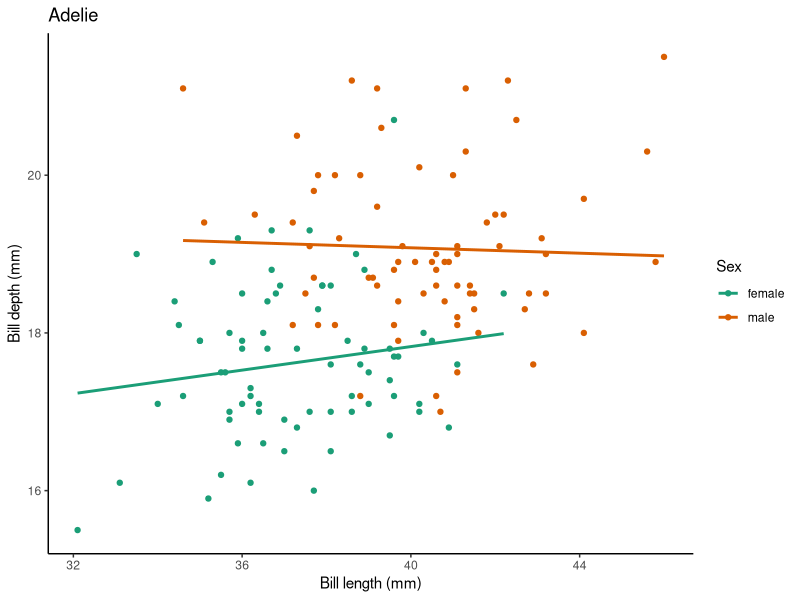
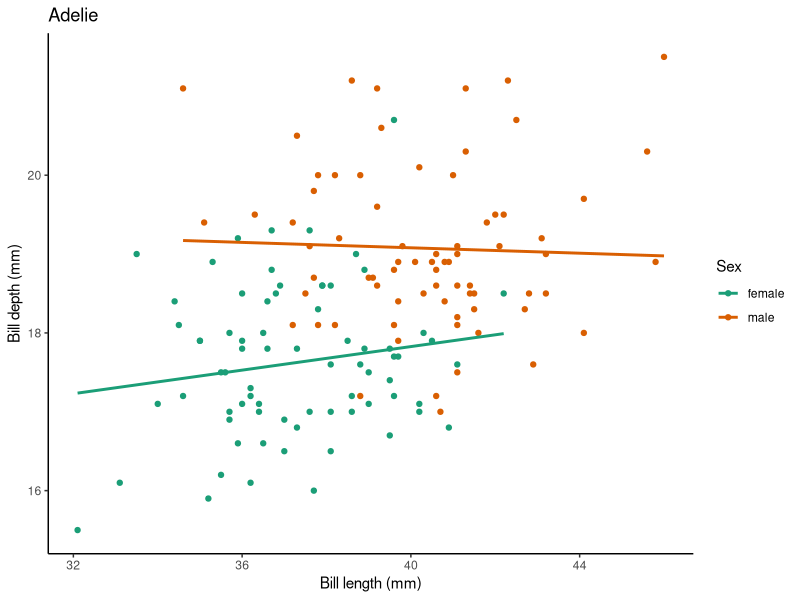
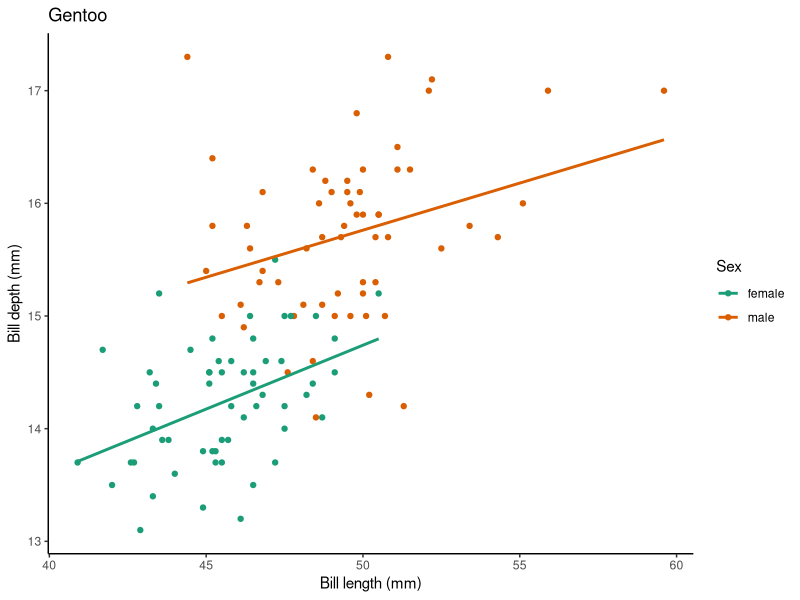
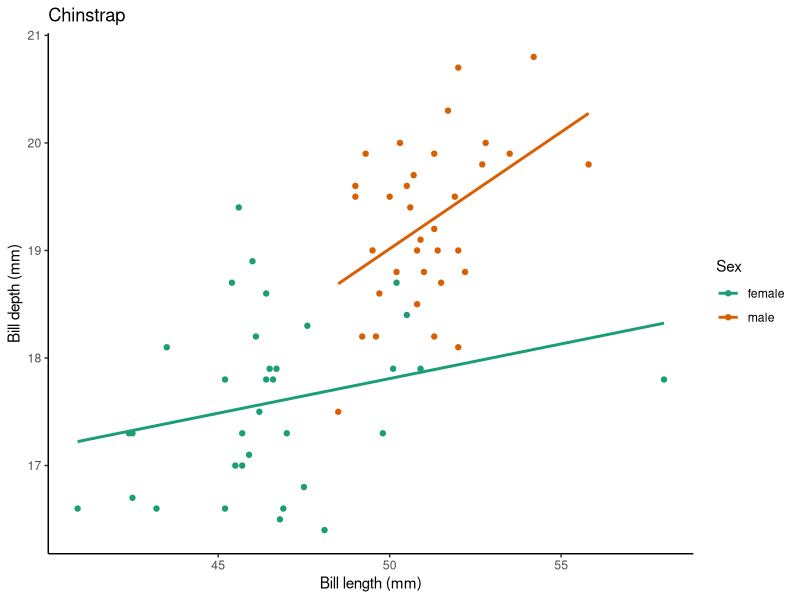
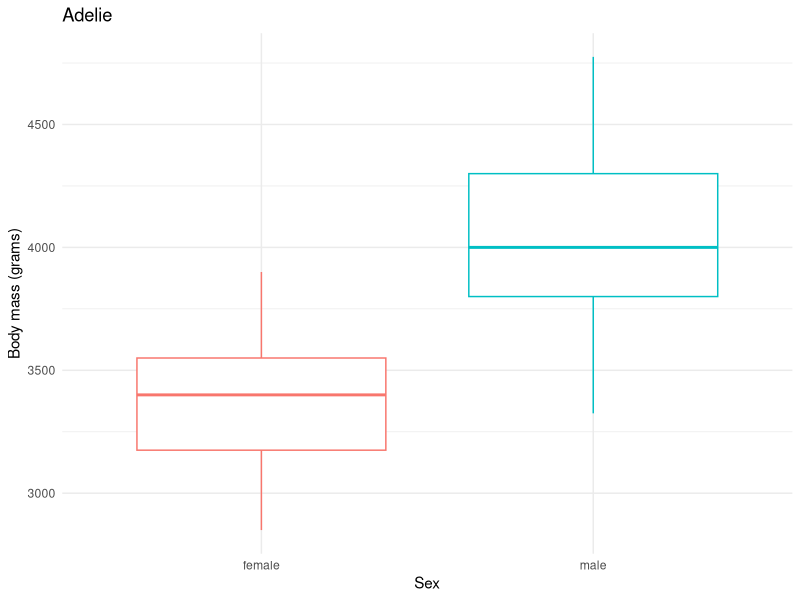
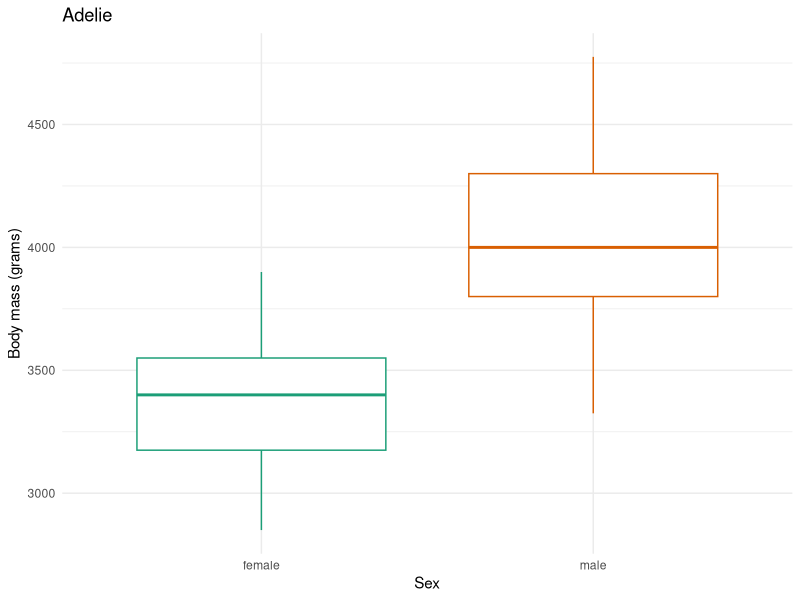
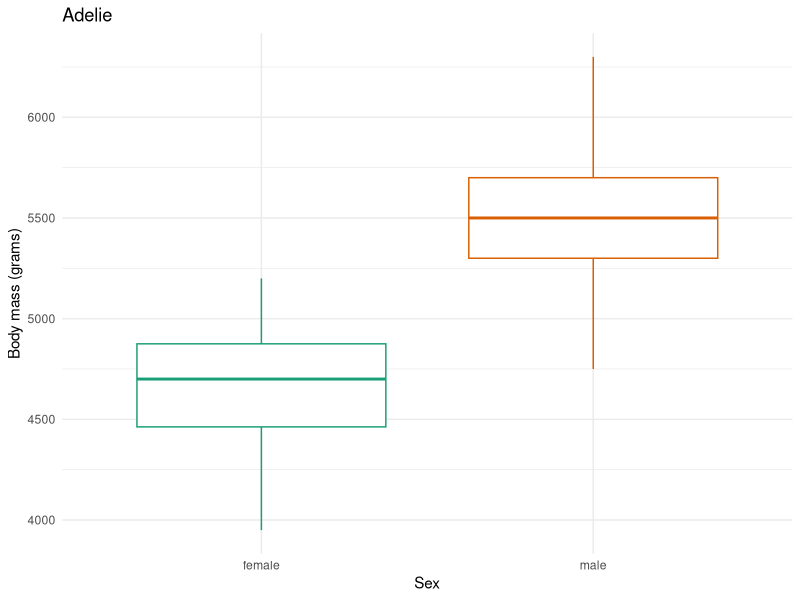
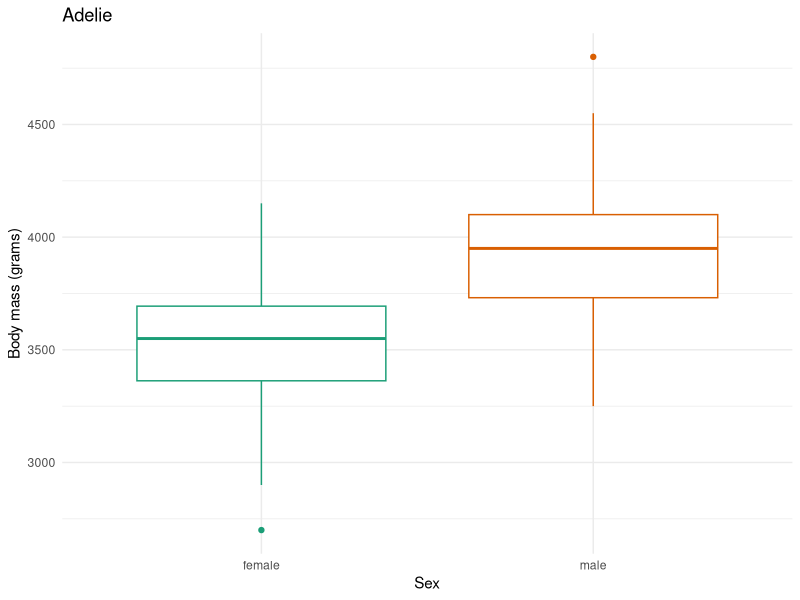

R code for these plots, in order:
## ---- chunk 1
library(tidyverse) # for wrangling and everything
library(palmerpenguins) # for penguins data
library(glue) # for easy pasting of names
## ---- chunk 2
for (some_value in 1:5) {
  print(some_value * 2)
}
## ---- chunk 3
# iteration 1
some_value <- 1
print(some_value * 2)

# iteration 2
some_value <- 2
print(some_value * 2)

# iteration 3
some_value <- 3
print(some_value * 2)

# iteration 4
some_value <- 4
print(some_value * 2)

# iteration 5
some_value <- 5
print(some_value * 2)
## ---- chunk 4
for (some_value in 1:5) {
  print(some_value * 2)
}
## ---- chunk 5
some_value
## ---- chunk 6
# multiply each element of the vector 1:5 by 2
1:5 * 2
## ---- chunk 7
# create a vector of the names of my special flowers
my_special_flowers <- c("dahlias", "roses", "ranunculus")

# use a for loop to print this message for each flower
for (flower in my_special_flowers) {
  print(glue("I really like {flower}"))
}
## ---- chunk 8
my_location <- "Code Club"
glue("Welcome to {my_location}")
## ---- chunk 9
# a vector of solanaceous vegetables
my_vegetables <- c("Tomato", "Potato", "Pepper", "Eggplant")

for (vegetable in my_vegetables) {
# if the vegetable is tomato, print this message  
  if (vegetable == "Tomato") {
    print(glue("{vegetable} is my favorite Solanaceae vegetable"))
  }
# if the vegetable is anything else, print this message  
  else {
    print(glue("{vegetable} is a perfectly fine Solanaceae vegetable"))
  }
}
## ---- chunk 10
# create your vector of numbers to iterate over
my_vector <- c(-5, -3, 2, 4, 7)

# use a for loop to do the iterating
for (number in my_vector) {
  print(abs(number))
}
## ---- chunk 11
some_integers <- c(1, 5, 12, 401, 1000)

for (number in some_integers) {
# if the number is divisible by 2, print that its even 
  if (number %% 2 == 0) {
    print(glue("{number} is an even number"))
  }
# if the number is anything else, print that its odd 
  else {
    print(glue("{number} is an odd number"))
  }
}
## ---- chunk 12
glimpse(penguins)
## ---- chunk 13
penguins |> 
# select only the Adelie penguins  
  filter(species == "Adelie") |> 
# remove missing values for our variables of interest  
  drop_na(bill_length_mm, bill_depth_mm, sex) |> 
  ggplot(aes(x = bill_length_mm, y = bill_depth_mm, color = sex)) +
    geom_point() + 
    geom_smooth(method = "lm", # use a linear model
                se = FALSE) + # turn off confidence interval
    scale_color_brewer(palette = "Dark2") +
    labs(title = "Adelie", # put the species name as the title
         x = "Bill length (mm)",
         y = "Bill depth (mm)",
         color = "Sex") +
    theme_classic() 
## ---- chunk 14
# create a vector that has all the penguin species names
penguin_species <- unique(penguins$species)

# use a for loop to iterate over the penguin species
for (focal_species in penguin_species) {
# filter your df for each focal_species  
  one_penguin_species <- penguins |> 
    filter(species == focal_species) |> 
    drop_na(bill_length_mm, bill_depth_mm, sex) 
  
# plot
  plot <- one_penguin_species |>   
    ggplot(aes(x = bill_length_mm, y = bill_depth_mm, color = sex)) +
    geom_point() + 
    geom_smooth(method = "lm", # use a linear model
                se = FALSE) + # turn off confidence interval
    scale_color_brewer(palette = "Dark2") +
    labs(title = focal_species, # put the species name as the title
         x = "Bill length (mm)",
         y = "Bill depth (mm)",
         color = "Sex") +
    theme_classic() 

# print the plot
  print(plot)
}
## ---- chunk 15
for (focal_species in penguin_species) {
# filter your df for each focal_species  
  one_penguin_species <- penguins |> 
    filter(species == focal_species) |> 
    drop_na(bill_length_mm, bill_depth_mm, sex) 
  
# plot
  plot <- one_penguin_species |>   
    ggplot(aes(x = bill_length_mm, y = bill_depth_mm, color = sex)) +
    geom_point() + 
    geom_smooth(method = "lm", # use a linear model
                se = FALSE) + # turn off confidence interval
    scale_color_brewer(palette = "Dark2") +
    labs(title = focal_species, # put the species name as the title
         x = "Bill length (mm)",
         y = "Bill depth (mm)",
         color = "Sex") +
    theme_classic() 

# save the plots
  filename <- glue("figs/{focal_species}_bill-dimensions.png") # create filename
  ggsave(filename = filename, 
         plot = plot) # save the plot to file
}
## ---- chunk 16
penguins |> 
  filter(species == "Adelie") |> 
  drop_na(body_mass_g, sex) |> 
  ggplot(aes(x = sex, y = body_mass_g, color = sex)) +
  geom_boxplot() +
  theme_minimal() +
  theme(legend.position = "none") + # don't need one bc duplicative with x-axis
  labs(x = "Sex",
        y = "Body mass (grams)",
        title = "Adelie")
  
## ---- chunk 17
for (focal_species in penguin_species) {
# filter your df for each focal_species  
  one_penguin_species <- penguins |> 
    filter(species == focal_species) |> 
    drop_na(bill_length_mm, bill_depth_mm, sex) 
  
# plot
  plot <- one_penguin_species |>   
    ggplot(aes(x = sex, y = body_mass_g, color = sex)) +
      geom_boxplot() +
      theme_minimal() +
      scale_color_brewer(palette = "Dark2") +
      theme(legend.position = "none") + # don't need one bc duplicative with x-axis
      labs(x = "Sex",
        y = "Body mass (grams)",
        title = "Adelie")

# print the plots  
  print(plot)

# save the plots
  filename <- glue("figs/{focal_species}_body-mass-by-sex.png") # create filename
  ggsave(filename = filename, 
         plot = plot) # save the plot to file
}
## ---- chunk 18
mm_to_inch <- function(value_in_mm) {
  value_in_mm * 0.0393701 # code to convert from mm to inch
}
## ---- chunk 19
mm_to_inch(value_in_mm = 100)
## ---- chunk 20
mm_to_inch(100)
## ---- chunk 21
mm_to_inch(penguins$bill_length_mm)
## ---- chunk 22
penguins |> 
  mutate(bill_length_inch = mm_to_inch(bill_length_mm))
## ---- chunk 23
# calculate the coefficient of variation by 
# dividing the standard deviation by the mean
cv <- function(x) {
        (sd(x)/mean(x))
}
## ---- chunk 24
calculate_bmi <- function(weight_kg, height_cm) {
  weight_kg/(height_cm/100)^2
}
## ---- chunk 25
calculate_bmi(weight_kg = 80, height_cm = 180)
## ---- chunk 26
# this is wrong
calculate_bmi(180, 80)
## ---- chunk 27
# this is better
calculate_bmi(height_cm = 180, weight_kg = 80)
## ---- chunk 28
# create a function to convert F to C
degF_to_degC <- function(deg_F) {
  (deg_F - 32) * (5/9)
}

# create a function to convert C to F
degC_to_degF <- function(deg_C) {
  (deg_C * (9/5)) + 32
}
## ---- chunk 29
degF_to_degC(deg_F = 32)

degF_to_degC(deg_F = 100)

degC_to_degF(deg_C = 0)

degC_to_degF(deg_C = -40)
## ---- chunk 30
species_bill_plotting <- function(focal_species) {
    penguins |> 
    filter(species == focal_species) |> 
    drop_na() |> 
    ggplot(aes(x = bill_length_mm, y = bill_depth_mm, color = sex)) +
    geom_point() + 
    geom_smooth(method = "lm", # use a linear model
                se = FALSE) + # turn off confidence interval
    scale_color_brewer(palette = "Dark2") +
    labs(title = focal_species, # put the species name as the title
         x = "Bill length (mm)",
         y = "Bill depth (mm)",
         color = "Sex", 
         caption = "Data collected from LTER, Antarctica") + 
    theme_classic() 
}
## ---- chunk 31
species_bill_plotting("Adelie")
## ---- chunk 32
for (focal_species in penguin_species) {
  # pass each focal species to the species_bill_plotting function
  plot <- species_bill_plotting(focal_species)

# save the plots
  filename <- glue("figs/{focal_species}_bill-dimensions.png") # create filename
  ggsave(filename, plot) # save the plot to file
}
## ---- chunk 33
# create the function
body_mass_by_sex_plotting <- function(focal_species) {
    penguins |> 
    filter(species == focal_species) |> 
    drop_na(sex, body_mass_g) |> 
    ggplot(aes(x = sex, y = body_mass_g, color = sex)) +
      geom_boxplot() +
      theme_minimal() +
      scale_color_brewer(palette = "Dark2") +
      theme(legend.position = "none") + # don't need one bc duplicative with x-axis
      labs(x = "Sex",
        y = "Body mass (grams)",
        title = focal_species)
}

# apply the function to Adelie penguins
body_mass_by_sex_plotting("Adelie")
## ---- chunk 34
plot$data
## ---- chunk 35
plot[1]
## ---- chunk 36
map(.x = 1:5, # our vector to apply our function over
    function(x) x + 1) # what the function is
## ---- chunk 37
map(penguin_species, # vector to iterate over
    species_bill_plotting) # function to use
## ---- chunk 38
species_bill_plotting_saving <- function(focal_species) {
  
# create plot and assign it to something 
  plot_via_function <- penguins |> 
    filter(species == focal_species) |> 
    drop_na() |> 
    ggplot(aes(x = bill_length_mm, y = bill_depth_mm, color = sex)) +
    geom_point() + 
    geom_smooth(method = "lm", # use a linear model
                se = FALSE) + # turn off confidence interval
    scale_color_brewer(palette = "Dark2") +
    labs(title = focal_species, # put the species name as the title
         x = "Bill length (mm)",
         y = "Bill depth (mm)",
         color = "Sex", 
         caption = "Data collected from LTER, Antarctica") + 
    theme_classic() 
  
# print
  print(plot_via_function)
  
# save
  filename <- glue("figs/{focal_species}_bill-dimensions-via-function.png") # choose filename
  ggsave(filename, plot_via_function) # save the plot to file
}
## ---- chunk 39
map(penguin_species, # vector to iterate over
    species_bill_plotting_saving) # function to apply
## ---- chunk 40
species_body_mass_sex_plotting_saving <- function(focal_species) {
  my_plot <- penguins |> 
    filter(species == focal_species) |> 
    drop_na(sex, body_mass_g) |> 
    ggplot(aes(x = sex, y = body_mass_g, color = sex)) +
      geom_boxplot() +
      theme_minimal() +
      scale_color_brewer(palette = "Dark2") +
      theme(legend.position = "none") + # don't need one bc duplicative with x-axis
      labs(x = "Sex",
        y = "Body mass (grams)",
        title = focal_species)

# print
  print(my_plot)
  
# save
  filename <- glue("figs/{focal_species}_body-mass-by-sex.png") # choose filename
  ggsave(filename, my_plot) # save the plot to file
}
## ---- chunk 41
map(penguin_species, # what to iterate over
    species_body_mass_sex_plotting_saving) # the function to iterate with
